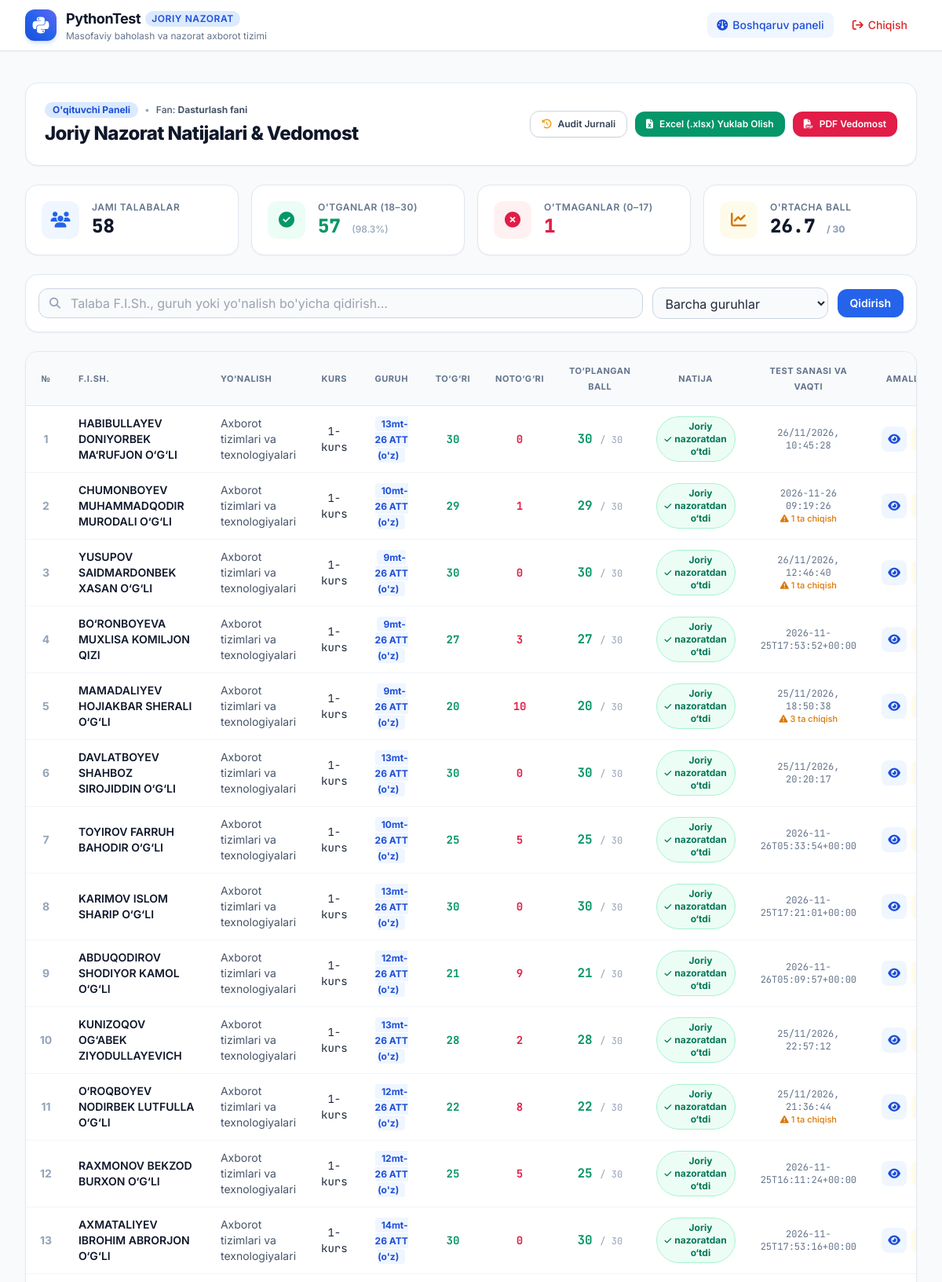
The app's page /teacher (signed in, upper part) with its own data.
### tables this page shows
CREATE TABLE exam_sessions (
        id INTEGER PRIMARY KEY AUTOINCREMENT,
        student_id INTEGER NOT NULL,
        subject TEXT NOT NULL DEFAULT 'Dasturlash',
        started_at TEXT NOT NULL,
        finished_at TEXT,
        time_limit_minutes INTEGER NOT NULL DEFAULT 30,
        is_completed INTEGER NOT NULL DEFAULT 0,
        total_score INTEGER DEFAULT 0,
        max_score INTEGER NOT NULL DEFAULT 30,
        correct_count INTEGER DEFAULT 0,
        incorrect_count INTEGER DEFAULT 0,
        status_text TEXT DEFAULT '',
        tab_switch_count INTEGER DEFAULT 0,
        session_questions_json TEXT NOT NULL,
        student_answers_json TEXT DEFAULT '{}',
        is_modified_by_teacher INTEGER DEFAULT 0,
        FOREIGN KEY (student_id) REFERENCES students (id)
    );

CREATE TABLE students (
        id INTEGER PRIMARY KEY AUTOINCREMENT,
        full_name TEXT NOT NULL,
        direction TEXT NOT NULL,
        course INTEGER NOT NULL,
        group_name TEXT NOT NULL,
        created_at TEXT NOT NULL
    , student_id_number TEXT DEFAULT '');

### app.py (the view)
@app.route('/teacher')
@teacher_required
def teacher_dashboard():
    search_query = request.args.get('search', '').strip()
    group_filter = request.args.get('group', '').strip()
    results = get_all_results_for_teacher(search_query, group_filter)
    all_groups = get_all_groups()
    total_students = len(results)
    passed_count = sum(1 for r in results if 'o‘tdi' in r['status_text'].lower())
    failed_count = sum(1 for r in results if 'o‘tmadi' in r['status_text'].lower())
    avg_score = round(sum(r['total_score'] for r in results) / total_students, 1) if total_students > 0 else 0
    pass_rate = round((passed_count / total_students) * 100, 1) if total_students > 0 else 0
    return render_template(
        'teacher.html',
        results=results,
        all_groups=all_groups,
        search_query=search_query,
        group_filter=group_filter,
        total_students=total_students,
        passed_count=passed_count,
        failed_count=failed_count,
        avg_score=avg_score,
        pass_rate=pass_rate
    )

### app.py (called while the page is built)
def teacher_required(f):
    from functools import wraps
    @wraps(f)
    def decorated_function(*args, **kwargs):
        if not session.get('teacher_logged_in'):
            flash("Ushbu sahifaga kirish uchun avval tizimga kiring!", "warning")
            return redirect(url_for('login'))
        return f(*args, **kwargs)
    return decorated_function

### database.py (called while the page is built)
def get_db_connection():
    conn = sqlite3.connect(DB_PATH)
    conn.row_factory = sqlite3.Row
    return conn

def get_all_groups():
    conn = get_db_connection()
    cursor = conn.cursor()
    cursor.execute('SELECT DISTINCT group_name FROM students ORDER BY group_name ASC')
    rows = cursor.fetchall()
    conn.close()
    return [row['group_name'] for row in rows]

### templates/teacher.html (shortened to what this page needs)
{% extends 'base.html' %}
{% block content %}
<div class="space-y-6">
    <div class="flex flex-col md:flex-row md:items-center justify-between gap-4 bg-white p-6 rounded-2xl border border-slate-200 shadow-sm">
        <div>
            <div class="flex items-center gap-2">
                <span class="px-2.5 py-0.5 rounded-full bg-brand-100 text-brand-700 font-bold text-xs">O'qituvchi Paneli</span>
                <span class="text-xs text-slate-400">•</span>
                <span class="text-xs font-medium text-slate-600">Fan: <strong>Dasturlash fani</strong></span>
            </div>
            <h1 class="text-2xl font-extrabold text-slate-900 tracking-tight mt-1">
                Joriy Nazorat Natijalari & Vedomost
            </h1>
        </div>
        <div class="flex flex-wrap items-center gap-2.5">
            <a href="{{ url_for('audit_view') }}"
               class="px-3.5 py-2 rounded-xl border border-slate-300 hover:bg-slate-50 text-slate-700 font-semibold text-xs flex items-center gap-2 transition-all shadow-sm">
                <i class="fa-solid fa-clock-rotate-left text-amber-500"></i>
                <span>Audit Jurnali</span>
            </a>
            <a href="{{ url_for('export_excel', search=search_query, group=group_filter) }}"
               class="px-3.5 py-2 rounded-xl bg-emerald-600 hover:bg-emerald-700 text-white font-semibold text-xs flex items-center gap-2 transition-all shadow-sm">
                <i class="fa-solid fa-file-excel"></i>
                <span>Excel (.xlsx) Yuklab Olish</span>
            </a>
            <a href="{{ url_for('export_pdf', search=search_query, group=group_filter) }}"
               class="px-3.5 py-2 rounded-xl bg-rose-600 hover:bg-rose-700 text-white font-semibold text-xs flex items-center gap-2 transition-all shadow-sm">
                <i class="fa-solid fa-file-pdf"></i>
                <span>PDF Vedomost</span>
            </a>
        </div>
    </div>
    <div class="grid grid-cols-2 lg:grid-cols-4 gap-4">
        <div class="bg-white p-5 rounded-2xl border border-slate-200 shadow-sm flex items-center gap-4">
            <div class="w-12 h-12 rounded-xl bg-blue-50 text-blue-600 flex items-center justify-center text-xl shrink-0">
                <i class="fa-solid fa-users"></i>
            </div>
            <div>
                <div class="text-xs font-semibold text-slate-500 uppercase tracking-wider">Jami Talabalar</div>
                <div class="text-2xl font-extrabold text-slate-900 font-mono">{{ total_students }}</div>
            </div>
        </div>
        <div class="bg-white p-5 rounded-2xl border border-slate-200 shadow-sm flex items-center gap-4">
            <div class="w-12 h-12 rounded-xl bg-emerald-50 text-emerald-600 flex items-center justify-center text-xl shrink-0">
                <i class="fa-solid fa-circle-check"></i>
            </div>
            <div>
                <div class="text-xs font-semibold text-slate-500 uppercase tracking-wider">O'tganlar (18–30)</div>
                <div class="text-2xl font-extrabold text-emerald-600 font-mono">{{ passed_count }} <span class="text-xs font-sans text-slate-400 font-medium">({{ pass_rate }}%)</span></div>
            </div>
        </div>
        <div class="bg-white p-5 rounded-2xl border border-slate-200 shadow-sm flex items-center gap-4">
            <div class="w-12 h-12 rounded-xl bg-rose-50 text-rose-600 flex items-center justify-center text-xl shrink-0">
                <i class="fa-solid fa-circle-xmark"></i>
            </div>
            <div>
                <div class="text-xs font-semibold text-slate-500 uppercase tracking-wider">O'tmaganlar (0–17)</div>
                <div class="text-2xl font-extrabold text-rose-600 font-mono">{{ failed_count }}</div>
            </div>
        </div>
        <div class="bg-white p-5 rounded-2xl border border-slate-200 shadow-sm flex items-center gap-4">
            <div class="w-12 h-12 rounded-xl bg-amber-50 text-amber-600 flex items-center justify-center text-xl shrink-0">
                <i class="fa-solid fa-chart-line"></i>
            </div>
            <div>
                <div class="text-xs font-semibold text-slate-500 uppercase tracking-wider">O'rtacha Ball</div>
                <div class="text-2xl font-extrabold text-slate-900 font-mono">{{ avg_score }} <span class="text-xs text-slate-400 font-sans">/ 30</span></div>
            </div>
        </div>
    </div>
    <div class="bg-white p-4 rounded-2xl border border-slate-200 shadow-sm">
        <form method="GET" action="{{ url_for('teacher_dashboard') }}" class="flex flex-col sm:flex-row items-center gap-3">
            <div class="relative flex-1 w-full">
                <div class="absolute inset-y-0 left-0 pl-3.5 flex items-center pointer-events-none text-slate-400 text-sm">
                </div>
                <input type="text" name="search" value="{{ search_query }}"
                    placeholder="Talaba F.I.Sh., guruh yoki yo'nalish bo'yicha qidirish..."
                    class="w-full pl-10 pr-4 py-2 bg-slate-50 border border-slate-300 rounded-xl text-slate-800 text-xs sm:text-sm focus:ring-2 focus:ring-brand-500 focus:bg-white outline-none transition-all">
            </div>
            <div class="w-full sm:w-56">
                <select name="group" onchange="this.form.submit()"
                    class="w-full px-3 py-2 bg-slate-50 border border-slate-300 rounded-xl text-slate-800 text-xs sm:text-sm focus:ring-2 focus:ring-brand-500 focus:bg-white outline-none">
                    <option value="">Barcha guruhlar</option>
                </select>
            </div>
            <div class="flex items-center gap-2 w-full sm:w-auto">
                <button type="submit" class="flex-1 sm:flex-initial px-4 py-2 bg-brand-600 hover:bg-brand-700 text-white font-semibold text-xs sm:text-sm rounded-xl transition-all shadow-sm">
                    Qidirish
                </button>
            </div>
        </form>
    </div>
    <div class="bg-white border border-slate-200 rounded-2xl shadow-sm overflow-hidden">
        <div class="overflow-x-auto">
            <table class="w-full text-left border-collapse text-xs sm:text-sm">
                <thead>
                    <tr class="bg-slate-50 border-b border-slate-200 text-slate-500 uppercase tracking-wider text-[11px] font-bold">
                        <th class="py-3.5 px-4 text-center">№</th>
                        <th class="py-3.5 px-4">F.I.Sh.</th>
                        <th class="py-3.5 px-4">Yo‘nalish</th>
                        <th class="py-3.5 px-4 text-center">Kurs</th>
                        <th class="py-3.5 px-4 text-center">Guruh</th>
                        <th class="py-3.5 px-4 text-center">To‘g‘ri</th>
                        <th class="py-3.5 px-4 text-center">Noto‘g‘ri</th>
                        <th class="py-3.5 px-4 text-center">To‘plangan ball</th>
                        <th class="py-3.5 px-4 text-center">Natija</th>
                        <th class="py-3.5 px-4 text-center">Test sanasi va vaqti</th>
                        <th class="py-3.5 px-4 text-center">Amallar</th>
                    </tr>
                </thead>
                <tbody class="divide-y divide-slate-100">
                    {% if results %}
                        {% for r in results %}
                        <tr class="hover:bg-slate-50/80 transition-colors">
                            <td class="py-3 px-4 text-center font-bold text-slate-400">{{ loop.index }}</td>
                            <td class="py-3 px-4 font-semibold text-slate-900">
                                <div>{{ r.full_name }}</div>
                            </td>
                            <td class="py-3 px-4 text-slate-600">{{ r.direction }}</td>
                            <td class="py-3 px-4 text-center font-mono">{{ r.course }}-kurs</td>
                            <td class="py-3 px-4 text-center">
                                <span class="font-bold text-brand-700 bg-brand-50 px-2 py-0.5 rounded text-xs">
                                    {{ r.group_name }}
                                </span>
                            </td>
                            <td class="py-3 px-4 text-center font-bold text-emerald-600 font-mono">{{ r.correct_count }}</td>
                            <td class="py-3 px-4 text-center font-bold text-rose-600 font-mono">{{ r.incorrect_count }}</td>
                            <td class="py-3 px-4 text-center">
                                <span class="font-bold font-mono text-base {% if r.total_score >= 18 %}text-emerald-600{% else %}text-rose-600{% endif %}">
                                    {{ r.total_score }}
                                </span>
                                <span class="text-xs text-slate-400 font-mono">/ {{ r.max_score }}</span>
                            </td>
                            <td class="py-3 px-4 text-center">
                                {% if 'o‘tdi' in r.status_text|lower %}
                                    <span class="inline-flex items-center gap-1 px-2.5 py-1 rounded-full text-xs font-bold bg-emerald-50 text-emerald-700 border border-emerald-200">
                                        <i class="fa-solid fa-check text-[10px]"></i>
                                        <span>{{ r.status_text }}</span>
                                    </span>
                                {% else %}
                                    <span class="inline-flex items-center gap-1 px-2.5 py-1 rounded-full text-xs font-bold bg-rose-50 text-rose-700 border border-rose-200">
                                        <i class="fa-solid fa-xmark text-[10px]"></i>
                                        <span>{{ r.status_text }}</span>
                                    </span>
                                {% endif %}
                            </td>
                            <td class="py-3 px-4 text-center text-xs text-slate-500 font-mono">
                                {{ r.finished_at or r.started_at }}
                                {% if r.tab_switch_count > 0 %}
                                <div class="text-[11px] text-amber-600 font-sans font-medium">
                                    <i class="fa-solid fa-triangle-exclamation"></i> {{ r.tab_switch_count }} ta chiqish
                                </div>
                                {% endif %}
                            </td>
                            <td class="py-3 px-4 text-center whitespace-nowrap">
                                <div class="flex items-center justify-center gap-1.5">
                                    <button type="button"
                                            onclick="openDetailModal({{ r.session_id }})"
                                            title="Batafsil ko'rish"
                                            class="w-8 h-8 rounded-lg bg-brand-50 hover:bg-brand-100 text-brand-700 flex items-center justify-center transition-colors">
                                        <i class="fa-solid fa-eye"></i>
                                    </button>
                                    <button type="button"
                                            onclick="openEditScoreModal({{ r.session_id }}, '{{ r.full_name }}', {{ r.total_score }})"
                                            title="Ballni tahrirlash (Audit)"
                                            class="w-8 h-8 rounded-lg bg-amber-50 hover:bg-amber-100 text-amber-700 flex items-center justify-center transition-colors">
                                    </button>
                                </div>
                            </td>
                        </tr>
                        {% endfor %}
                    {% endif %}
                </tbody>
            </table>
        </div>
    </div>
</div>
{% endblock %}

### static/css/style.css (style rules this page uses)
* { -webkit-tap-highlight-color: transparent; }
input, select, textarea, button, label { -webkit-user-select: auto !important; user-select: auto !important; -webkit-touch-callout: default !important; }
input, select, textarea { font-size: 16px !important; }

### records on screen
exam_sessions: full_name "HABIBULLAYEV DONIYORBEK MA‘RUFJON O‘G‘LI", direction "Axborot tizimlari va texnologiyalari", course "1", group_name "13mt-26 ATT (o'z)", correct_count "30", incorrect_count "0", total_score "30", max_score "30", status_text "Joriy nazoratdan o‘tdi", finished_at "26/11/2026, 10:45:28"
exam_sessions: full_name "CHUMONBOYEV MUHAMMADQODIR MURODALI O‘G‘LI", direction "Axborot tizimlari va texnologiyalari", course "1", group_name "10mt-26 ATT (o'z)", correct_count "29", incorrect_count "1", total_score "29", max_score "30", status_text "Joriy nazoratdan o‘tdi", finished_at "2026-11-26 09:19:26", tab_switch_count "1"
exam_sessions: full_name "YUSUPOV SAIDMARDONBEK XASAN O‘G‘LI", direction "Axborot tizimlari va texnologiyalari", course "1", group_name "9mt-26 ATT (o'z)", correct_count "30", incorrect_count "0", total_score "30", max_score "30", status_text "Joriy nazoratdan o‘tdi", finished_at "26/11/2026, 12:46:40", tab_switch_count "1"
exam_sessions: full_name "BO‘RONBOYEVA MUXLISA KOMILJON QIZI", direction "Axborot tizimlari va texnologiyalari", course "1", group_name "9mt-26 ATT (o'z)", correct_count "27", incorrect_count "3", total_score "27", max_score "30", status_text "Joriy nazoratdan o‘tdi", finished_at "2026-11-25T17:53:52+00:00"
exam_sessions: full_name "MAMADALIYEV HOJIAKBAR SHERALI O‘G‘LI", direction "Axborot tizimlari va texnologiyalari", course "1", group_name "9mt-26 ATT (o'z)", correct_count "20", incorrect_count "10", total_score "20", max_score "30", status_text "Joriy nazoratdan o‘tdi", finished_at "25/11/2026, 18:50:38", tab_switch_count "3"
exam_sessions: full_name "DAVLATBOYEV SHAHBOZ SIROJIDDIN O‘G‘LI", direction "Axborot tizimlari va texnologiyalari", course "1", group_name "13mt-26 ATT (o'z)", correct_count "30", incorrect_count "0", total_score "30", max_score "30", status_text "Joriy nazoratdan o‘tdi", finished_at "25/11/2026, 20:20:17"
exam_sessions: full_name "TOYIROV FARRUH BAHODIR O‘G‘LI", direction "Axborot tizimlari va texnologiyalari", course "1", group_name "10mt-26 ATT (o'z)", correct_count "25", incorrect_count "5", total_score "25", max_score "30", status_text "Joriy nazoratdan o‘tdi", finished_at "2026-11-26T05:33:54+00:00"
exam_sessions: full_name "KARIMOV ISLOM SHARIP O‘G‘LI", direction "Axborot tizimlari va texnologiyalari", course "1", group_name "13mt-26 ATT (o'z)", correct_count "30", incorrect_count "0", total_score "30", max_score "30", status_text "Joriy nazoratdan o‘tdi", finished_at "2026-11-25T17:21:01+00:00"
exam_sessions: full_name "ABDUQODIROV SHODIYOR KAMOL O‘G‘LI", direction "Axborot tizimlari va texnologiyalari", course "1", group_name "12mt-26 ATT (o'z)", correct_count "21", incorrect_count "9", total_score "21", max_score "30", status_text "Joriy nazoratdan o‘tdi", finished_at "2026-11-26T05:09:57+00:00"
exam_sessions: full_name "KUNIZOQOV OG‘ABEK ZIYODULLAYEVICH", direction "Axborot tizimlari va texnologiyalari", course "1", group_name "13mt-26 ATT (o'z)", correct_count "28", incorrect_count "2", total_score "28", max_score "30", status_text "Joriy nazoratdan o‘tdi", finished_at "25/11/2026, 22:57:12"
exam_sessions: full_name "O‘ROQBOYEV NODIRBEK LUTFULLA O‘G‘LI", direction "Axborot tizimlari va texnologiyalari", course "1", group_name "12mt-26 ATT (o'z)", correct_count "22", incorrect_count "8", total_score "22", max_score "30", status_text "Joriy nazoratdan o‘tdi", finished_at "25/11/2026, 21:36:44", tab_switch_count "1"
exam_sessions: full_name "RAXMONOV BEKZOD BURXON O‘G‘LI", direction "Axborot tizimlari va texnologiyalari", course "1", group_name "12mt-26 ATT (o'z)", correct_count "25", incorrect_count "5", total_score "25", max_score "30", status_text "Joriy nazoratdan o‘tdi", finished_at "2026-11-25T16:11:24+00:00"
exam_sessions: full_name "AXMATALIYEV IBROHIM ABRORJON O‘G‘LI", direction "Axborot tizimlari va texnologiyalari", course "1", group_name "14mt-26 ATT (o'z)", correct_count "30", incorrect_count "0", total_score "30", max_score "30", status_text "Joriy nazoratdan o‘tdi", finished_at "2026-11-25T17:53:16+00:00"

### other values on screen
{{ total_students }} "58"
{{ passed_count }} "57"
{{ pass_rate }} "98.3"
{{ failed_count }} "1"
{{ avg_score }} "26.7"
